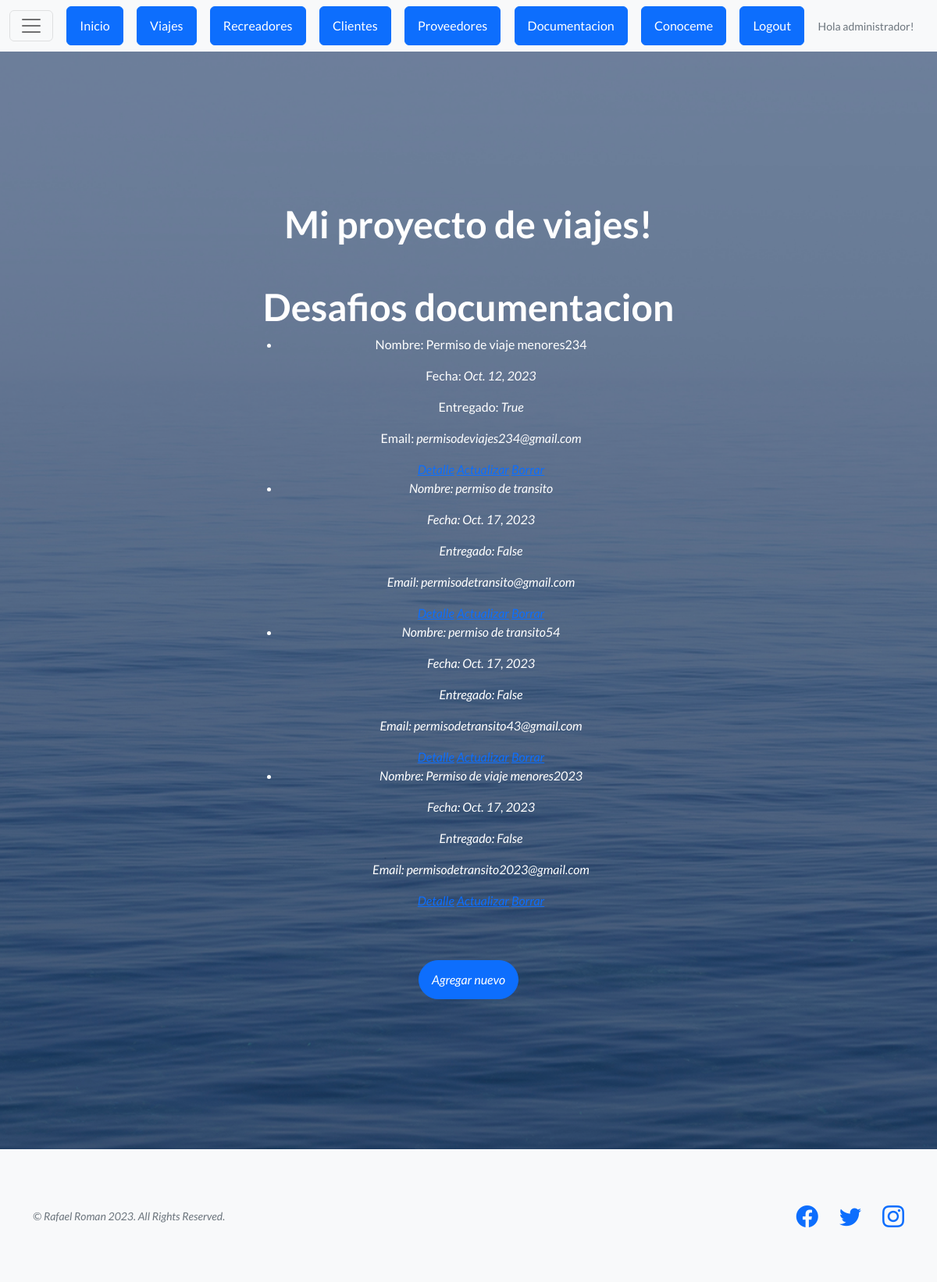
/proyecto/documentacion/list (signed in), run on the app's committed database.
### appexcursiones/models.py (models this page shows, shortened)
class Documentacion(models.Model):
    nombre = models.CharField(max_length=50)
    fechatope = models.DateField()
    entregado = models.BooleanField()
    email= models.EmailField(max_length=80)

### appexcursiones/views.py (the view)
# urls.py: path('documentacion/list',  views.DocumentacionList.as_view(), name="proyecto-documentacion-list"),
class DocumentacionList(LoginRequiredMixin, ListView):
    model = Documentacion
    template_name = "Appnuevo/documentacion_list.html"

### appexcursiones/templates/Appnuevo/documentacion_list.html
{% extends "Appnuevo/base.html" %}
{% block contenido %}
<h1>Desafios documentacion</h1>
<ul>
    {% for documento in object_list %}
        <li>
            <p>Nombre: {{documento.nombre}}</p>
            <p>Fecha: <i>{{documento.fechatope}}</i></p>
            <p>Entregado: <i>{{documento.entregado}}</i></p>
            <p>Email: <i>{{documento.email}}</p>
            <a href="{% url 'proyecto-documentacion-detail' documento.id %}">Detalle</a>
            <a href="{% url 'proyecto-documentacion-update' documento.id %}">Actualizar</a>
            <a href="{% url 'proyecto-documentacion-delete' documento.id %}">Borrar</a>
        </li>
    {% endfor %}
</ul>
<a class="btn btn-primary btn-xl rounded-pill mt-5" href="{% url 'proyecto-documentacion-create' %}">Agregar nuevo</a>
{% endblock contenido %}

### appexcursiones/templates/Appnuevo/base.html (shortened to what this page needs)
<!DOCTYPE html>
<html lang="en">
    <head>
        {% load static %}
        <link href="https://cdn.jsdelivr.net/npm/bootstrap-icons@1.5.0/font/bootstrap-icons.css" rel="stylesheet" type="text/css" />
        <link href="{% static 'Appnueva/css/styles.css' %}" rel="stylesheet" />
    </head>
    <body>
        <nav class="navbar navbar-light bg-light static-top">
            <div class="container-fluid">
                <button class="navbar-toggler" type="button" data-bs-toggle="collapse" data-bs-target="#navbarTogglerDemo01" aria-controls="navbarTogglerDemo01" aria-expanded="false" aria-label="Toggle navigation">
                 <span class="navbar-toggler-icon"></span>
                </button>
                <a class="btn btn-primary" href="{% url 'proyecto-inicio' %}">Inicio</a>
                <a class="btn btn-primary" href="{% url 'proyecto-viajes' %}">Viajes</a>
                <a class="btn btn-primary" href="{% url 'proyecto-recreadores-list' %}">Recreadores</a>
                <a class="btn btn-primary" href="{% url 'proyecto-clientes-list' %}">Clientes</a>
                <a class="btn btn-primary" href="{% url 'proyecto-proveedores-list' %}">Proveedores</a>
                <a class="btn btn-primary" href="{% url 'proyecto-documentacion-list' %}">Documentacion</a>
                <a class="btn btn-primary" href="{% url 'appdos-conoceme' %}">Conoceme</a>
                {% if request.user.is_authenticated %}
                    <a class="btn btn-primary" href="{% url 'auth-logout' %}">Logout</a>
                    <p class="small text-muted mb-4 mb-lg-0">Hola {{request.user.username}}!</p>
                {% else %}
                    <a class="btn btn-primary" href="{% url 'auth-login' %}">Login</a>
                    <p class="small text-muted mb-4 mb-lg-0">Hola Visitante</p>
                {% endif %}
            </div>
        </nav>
        <header class="masthead">
            <div class="container position-relative">
                <div class="row justify-content-center">
                    <div class="col-xl-6">
                        <div class="text-center text-white">
                            <h1 class="mb-5">Mi proyecto de viajes!</h1>
                            {% block  contenido %}
                            {% endblock  %}
                        </div>
                    </div>
                </div>
            </div>
        </header>
        <footer class="footer bg-light">
            <div class="container">
                <div class="row">
                    <div class="col-lg-6 h-100 text-center text-lg-start my-auto">
                        <p class="text-muted small mb-4 mb-lg-0">&copy; Rafael Roman 2023. All Rights Reserved.</p>
                    </div>
                    <div class="col-lg-6 h-100 text-center text-lg-end my-auto">
                        <ul class="list-inline mb-0">
                            <li class="list-inline-item me-4">
                                <a href="#!"><i class="bi-facebook fs-3"></i></a>
                            </li>
                            <li class="list-inline-item me-4">
                                <a href="#!"><i class="bi-twitter fs-3"></i></a>
                            </li>
                            <li class="list-inline-item">
                                <a href="#!"><i class="bi-instagram fs-3"></i></a>
                            </li>
                        </ul>
                    </div>
                </div>
            </div>
        </footer>
    </body>
</html>

### data on the page
Documentacion: nombre "Permiso de viaje menores234", fechatope "Oct. 12, 2023", entregado "True", email "permisodeviajes234@gmail.com"
Documentacion: nombre "permiso de transito", fechatope "Oct. 17, 2023", entregado "False", email "permisodetransito@gmail.com"
Documentacion: nombre "permiso de transito54", fechatope "Oct. 17, 2023", entregado "False", email "permisodetransito43@gmail.com"
Documentacion: nombre "Permiso de viaje menores2023", fechatope "Oct. 17, 2023", entregado "False", email "permisodetransito2023@gmail.com"

### other printed values
{{ request.user.username }} "administrador"
